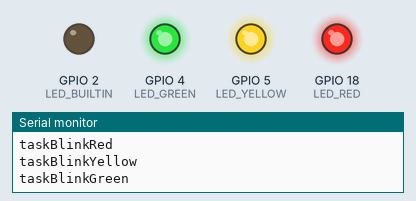
Recording of a program running on a simulated ESP32. Shown: output pins drawn as LEDs (lit = HIGH), the last lines printed to the serial monitor.

Above: at 0.12 s.
At 0.7 s:
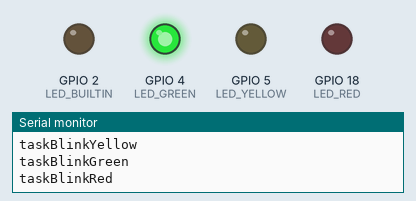
At 1.3 s:
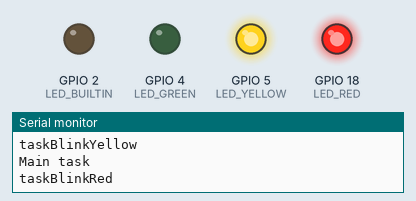
At 2.3 s:
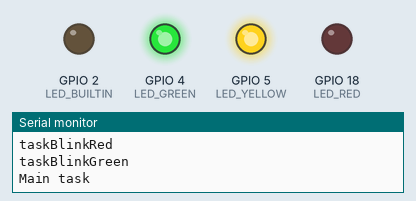
At 3.07 s:
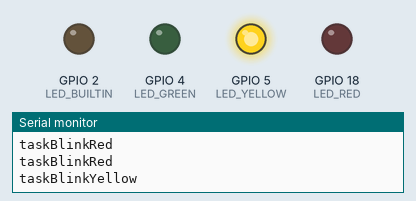
At 3.9 s:
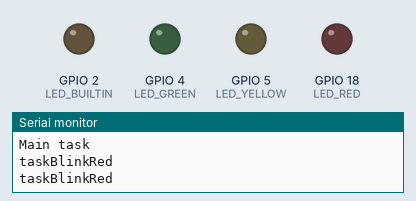
Timing chart, 0 to 4.6 s (numbered marks = the images above):
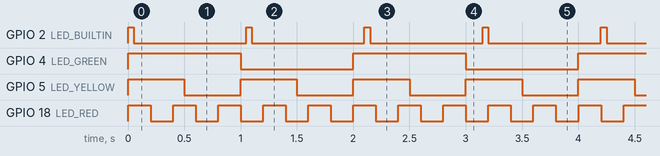

The program:

main.cpp
```cpp
#include <Arduino.h>
#define LED_GREEN  4
#define LED_YELLOW 5
#define LED_RED    18

void taskBlinkRed(void *pvParameters) {
  while (1) {
    Serial.println("taskBlinkRed");
    digitalWrite(LED_RED, HIGH);
    vTaskDelay(200 / portTICK_PERIOD_MS);
    digitalWrite(LED_RED, LOW);
    vTaskDelay(200 / portTICK_PERIOD_MS);
  }
}

void taskBlinkYellow(void *pvParameters) {
  while (1) {
    Serial.println("taskBlinkYellow");
    digitalWrite(LED_YELLOW, HIGH);
    vTaskDelay(500 / portTICK_PERIOD_MS);
    digitalWrite(LED_YELLOW, LOW);
    vTaskDelay(500 / portTICK_PERIOD_MS);
  }
}

void taskBlinkGreen(void *pvParameters) {
  while (1) {
    Serial.println("taskBlinkGreen");
    digitalWrite(LED_GREEN, HIGH);
    vTaskDelay(1000 / portTICK_PERIOD_MS);
    digitalWrite(LED_GREEN, LOW);
    vTaskDelay(1000 / portTICK_PERIOD_MS);
  }
}

void setup() {
  Serial.begin(115200);
    // init Leds
  pinMode(LED_BUILTIN, OUTPUT);
  pinMode(LED_YELLOW, OUTPUT);
  pinMode(LED_GREEN, OUTPUT);
  pinMode(LED_RED, OUTPUT);
  digitalWrite(LED_GREEN, LOW);
  digitalWrite(LED_YELLOW, LOW);
  digitalWrite(LED_RED, LOW);

  xTaskCreatePinnedToCore(taskBlinkRed, "taskBlinkRed", 2048, NULL, 1, NULL, 0);
  xTaskCreatePinnedToCore(taskBlinkYellow, "taskBlinkYellow", 2048, NULL, 1, NULL, 0);
  xTaskCreatePinnedToCore(taskBlinkGreen, "taskBlinkGreen", 2048, NULL, 1, NULL, 0);
  Serial.println("System ready");
}

void loop() {
  Serial.println("Main task");
  digitalWrite(LED_BUILTIN, HIGH);
  vTaskDelay(50 / portTICK_PERIOD_MS);
  digitalWrite(LED_BUILTIN, LOW);
  vTaskDelay(1000);
}
```

Measured:
- by itself, GPIO 2 (LED_BUILTIN): alternates HIGH for 0.05 s and LOW for 1.0 s
- by itself, GPIO 4 (LED_GREEN): alternates HIGH for 1.0 s and LOW for 1.0 s
- by itself, GPIO 5 (LED_YELLOW): alternates HIGH for 0.50 s and LOW for 0.50 s
- by itself, GPIO 18 (LED_RED): alternates HIGH for 0.20 s and LOW for 0.20 s
